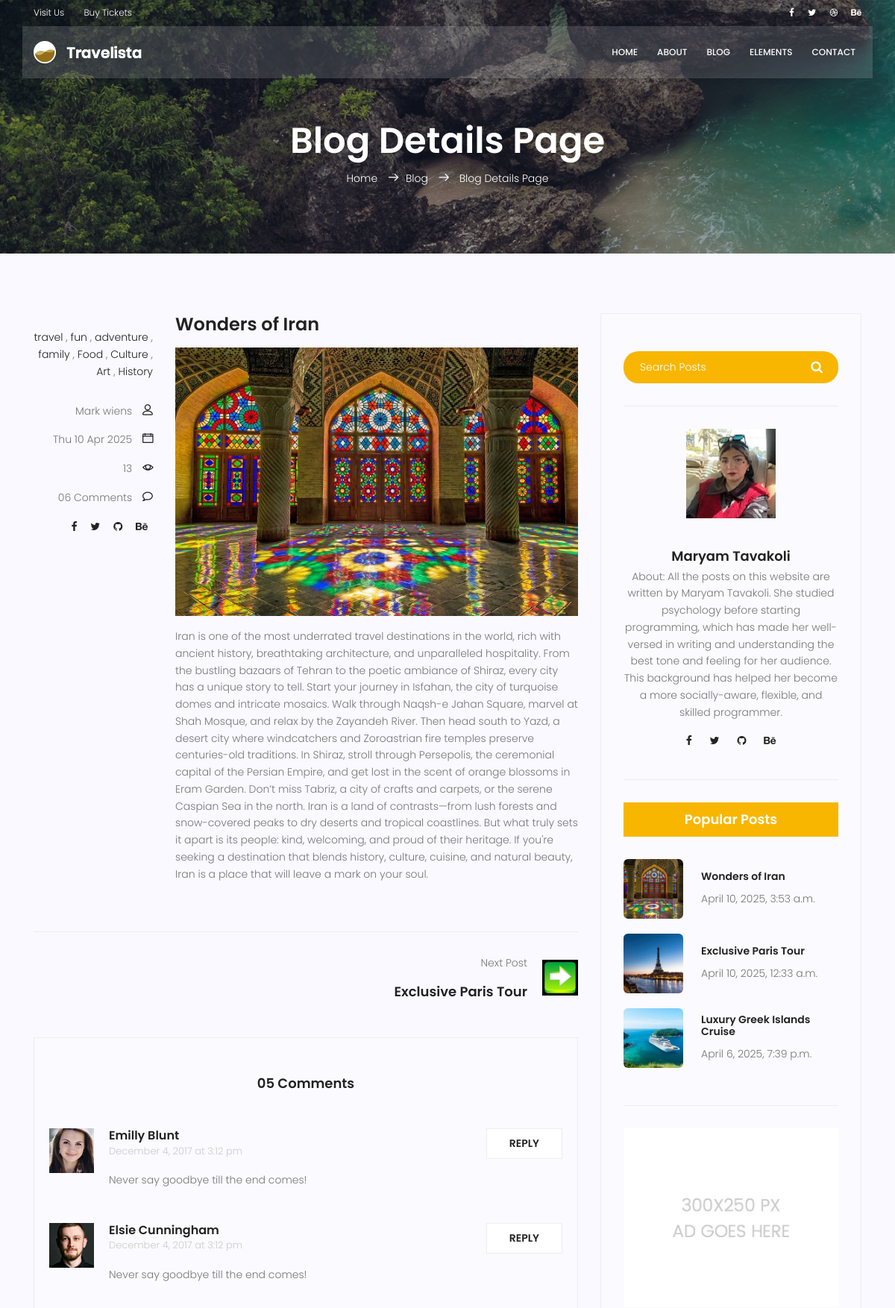
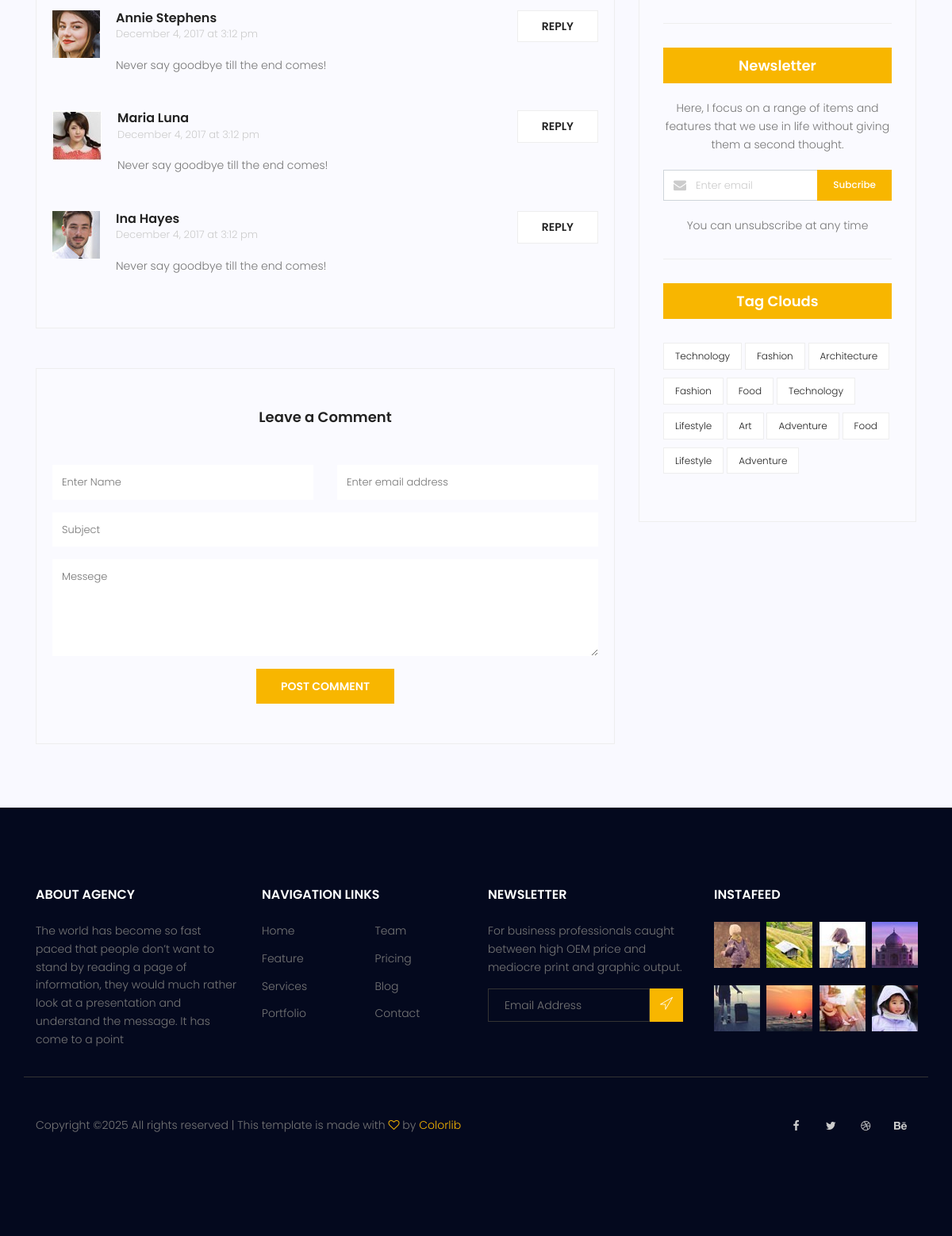
Page /blog/wonders-of-iran/ on the committed database (2 pictures, top to bottom).
### app_blog_travel/models.py (models this page shows, shortened)
class category(models.Model):
    name = models.CharField(max_length=50, unique=True)
    def __str__(self):
        return self.name

class Post(models.Model):
    title = models.CharField(max_length=220)
    content = models.TextField()
    slug = models.SlugField(blank=True, null=True)
    image = models.ImageField(upload_to="Post_default",default="first_img_post/my_default.jpeg" )
    counted_views = models.IntegerField(default=0)
    Categories = models.ManyToManyField('category')
    author = models.ForeignKey('Author', on_delete=models.SET_NULL, null=True)
    published_date = models.DateTimeField(null=True)
    created_date = models.DateTimeField(auto_now_add=True)
    updated_date = models.DateTimeField(auto_now=True)
    class Meta:
        ordering = ['published_date']
    def save(self, *args, **kwargs):
        if not self.slug:
            self.slug = slugify(self.title)
        super().save(*args, **kwargs)

class Author(models.Model):
    name = models.CharField(max_length=50, unique=True)
    image = models.ImageField(upload_to="author_default",default="first_img_author/author_info.jpeg" )
    about = models.TextField()

### app_blog_travel/views.py (the view)
# urls.py: path('<slug:slug>/', blog_single_view, name="single"),
def blog_single_view(request, slug):
    class_obj = get_object_or_404(Post, slug=slug)
    class_obj.counted_views += 1
    class_obj.save(update_fields=['counted_views'])
    posts = list(Post.objects.filter(published_date__lt=timezone.now()).order_by('-published_date'))
    all_authors = Author.objects.all()
    try:
      index = posts.index(class_obj)
    except ValueError:
      index = -1
    if index<0:
        index = 0
    elif index >= len(posts):
        index = len(posts) - 1
    if index > 0:
        prev_post = posts[index - 1]
    else:
        prev_post = None
    if index < len(posts) - 1:
        next_post = posts[index + 1]
    else:
        next_post = None
    context = {
        'class_obj': class_obj,
        'prev_post': prev_post,
        'next_post': next_post,
        'all_authors':all_authors,
    }
    return render(request, 'blog-single.html', context)

### app_blog_travel/templatetags/inclusion_tag.py (called while the page is built)
@register.inclusion_tag('inclusion_page.html')
def popular_posts():
    posts = Post.objects.filter(published_date__lte=timezone.now()).order_by('-published_date')[:3]
    return {'posts': posts}

### templates/blog-single.html (shortened to what this page needs)
{% extends 'base.html' %}
{% load static %}
{% load inclusion_tag %}
{% block codes %}
<section class="relative about-banner">
	<div class="overlay overlay-bg"></div>
	<div class="container">
		<div class="row d-flex align-items-center justify-content-center">
			<div class="about-content col-lg-12">
				<h1 class="text-white">
					Blog Details Page
				</h1>
				<p class="text-white link-nav"><a href="{% url 'app_travel:index' %}">Home </a>  <span class="lnr lnr-arrow-right"></span><a href="{% url 'app_blog_travel:home' %}">Blog </a> <span class="lnr lnr-arrow-right"></span> <a href="#"> Blog Details Page</a></p>
			</div>
		</div>
	</div>
</section>
<section class="post-content-area single-post-area">
	<div class="container">
		<div class="row">
			<div class="col-lg-8 posts-list">
				<div class="single-post row">
					<div class="col-lg-12">
					</div>
					<div class="col-lg-3  col-md-3 meta-details">
						<ul class="tags">
							{% for item in class_obj.Categories.all %}
								<li><a href="#">{{ item }}</a></li>
								{% if not forloop.last %}, {% endif %}
							{% endfor %}
						</ul>
						<div class="user-details row">
							<p class="user-name col-lg-12 col-md-12 col-6"><a href="#">Mark wiens</a> <span class="lnr lnr-user"></span></p>
							<p class="date col-lg-12 col-md-12 col-6"><a href="#">{{ class_obj.published_date|date:"D d M Y" }}</a> <span class="lnr lnr-calendar-full"></span></p>
							<p class="view col-lg-12 col-md-12 col-6"><a href="#">{{ class_obj.counted_views }}</a> <span class="lnr lnr-eye"></span></p>
							<p class="comments col-lg-12 col-md-12 col-6"><a href="#">06 Comments</a> <span class="lnr lnr-bubble"></span></p>
							<ul class="social-links col-lg-12 col-md-12 col-6">
								<li><a href="#"><i class="fa fa-facebook"></i></a></li>
								<li><a href="#"><i class="fa fa-twitter"></i></a></li>
								<li><a href="#"><i class="fa fa-github"></i></a></li>
								<li><a href="#"><i class="fa fa-behance"></i></a></li>
							</ul>
						</div>
					</div>
					<div class="col-lg-9 col-md-9">
						<h3>{{ class_obj.title }}</h3>
						<img class="img-fluid" src="{{ class_obj.image.url }}" alt="">
						<p>{{ class_obj.content }}</p>
					</div>
				</div>
				<div class="navigation-area">
					<div class="row">
						<div class="col-lg-6 col-md-6 col-12 nav-left flex-row d-flex justify-content-start align-items-center">
						</div>
						<div class="col-lg-6 col-md-6 col-12 nav-right flex-row d-flex justify-content-end align-items-center">
							{% if next_post %}
							<div class="detials">
								<p>Next Post</p>
								<a href="{% url 'app_blog_travel:single' slug=next_post.slug %}">
									<h4>{{ next_post.title }}</h4>
								</a>
							</div>
							<div class="arrow">
								<a href="{% url 'app_blog_travel:single' slug=next_post.slug %}">
								</a>
							</div>
							<div class="thumb">
								<a href="{% url 'app_blog_travel:single' slug=next_post.slug %}">
									<img class="img-fluid" src="{% static 'img/blog/next_button.png' %}" alt="">
								</a>
							</div>
							{% endif %}
						</div>
					</div>
				</div>
				<div class="comments-area">
					<h4>05 Comments</h4>
					<div class="comment-list">
						<div class="single-comment justify-content-between d-flex">
							<div class="user justify-content-between d-flex">
								<div class="thumb">
									<img src="{% static 'img/blog/c1.jpg' %}" alt="">
								</div>
								<div class="desc">
									<h5><a href="#">Emilly Blunt</a></h5>
									<p class="date">December 4, 2017 at 3:12 pm</p>
									<p class="comment">Never say goodbye till the end comes!</p>
								</div>
							</div>
							<div class="reply-btn">
								<a href="" class="btn-reply text-uppercase">reply</a>
							</div>
						</div>
					</div>
					<div class="comment-list">
						<div class="single-comment justify-content-between d-flex">
							<div class="user justify-content-between d-flex">
								<div class="thumb">
									<img src="{% static 'img/blog/c2.jpg' %}" alt="">
								</div>
								<div class="desc">
									<h5><a href="#">Elsie Cunningham</a></h5>
									<p class="date">December 4, 2017 at 3:12 pm</p>
									<p class="comment">Never say goodbye till the end comes!</p>
								</div>
							</div>
							<div class="reply-btn">
								<a href="" class="btn-reply text-uppercase">reply</a>
							</div>
						</div>
					</div>
					<div class="comment-list">
						<div class="single-comment justify-content-between d-flex">
							<div class="user justify-content-between d-flex">
								<div class="thumb">
									<img src="{% static 'img/blog/c3.jpg' %}" alt="">
								</div>
								<div class="desc">
									<h5><a href="#">Annie Stephens</a></h5>
									<p class="date">December 4, 2017 at 3:12 pm</p>
									<p class="comment">Never say goodbye till the end comes!</p>
								</div>
							</div>
							<div class="reply-btn">
								<a href="" class="btn-reply text-uppercase">reply</a>
							</div>
						</div>
					</div>
					<div class="comment-list">
						<div class="single-comment justify-content-between d-flex">
							<div class="user justify-content-between d-flex">
								<div class="thumb">
									<img src="{% static 'img/blog/c4.jpg' %}" alt="">
								</div>
								<div class="desc">
									<h5><a href="#">Maria Luna</a></h5>
									<p class="date">December 4, 2017 at 3:12 pm</p>
									<p class="comment">Never say goodbye till the end comes!</p>
								</div>
							</div>
							<div class="reply-btn">
								<a href="" class="btn-reply text-uppercase">reply</a>
							</div>
						</div>
					</div>
					<div class="comment-list">
						<div class="single-comment justify-content-between d-flex">
							<div class="user justify-content-between d-flex">
								<div class="thumb">
									<img src="{% static 'img/blog/c5.jpg' %}" alt="">
								</div>
								<div class="desc">
									<h5><a href="#">Ina Hayes</a></h5>
									<p class="date">December 4, 2017 at 3:12 pm</p>
									<p class="comment">Never say goodbye till the end comes!</p>
								</div>
							</div>
							<div class="reply-btn">
								<a href="" class="btn-reply text-uppercase">reply</a>
							</div>
						</div>
					</div>
				</div>
				<div class="comment-form">
					<h4>Leave a Comment</h4>
					<form>
						<div class="form-group form-inline">
						  <div class="form-group col-lg-6 col-md-12 name">
						    <input type="text" class="form-control" id="name" placeholder="Enter Name" onfocus="this.placeholder = ''" onblur="this.placeholder = 'Enter Name'">
						  </div>
						  <div class="form-group col-lg-6 col-md-12 email">
						    <input type="email" class="form-control" id="email" placeholder="Enter email address" onfocus="this.placeholder = ''" onblur="this.placeholder = 'Enter email address'">
						  </div>
						</div>
						<div class="form-group">
							<input type="text" class="form-control" id="subject" placeholder="Subject" onfocus="this.placeholder = ''" onblur="this.placeholder = 'Subject'">
						</div>
						<div class="form-group">
							<textarea class="form-control mb-10" rows="5" name="message" placeholder="Messege" onfocus="this.placeholder = ''" onblur="this.placeholder = 'Messege'" required=""></textarea>
						</div>
						<a href="#" class="primary-btn text-uppercase">Post Comment</a>
					</form>
				</div>
			</div>
			<div class="col-lg-4 sidebar-widgets">
				<div class="widget-wrap">
					<div class="single-sidebar-widget search-widget">
						<form class="search-form" action="#">
                            <input placeholder="Search Posts" name="search" type="text" onfocus="this.placeholder = ''" onblur="this.placeholder = 'Search Posts'" >
                            <button type="submit"><i class="fa fa-search"></i></button>
                        </form>
					</div>
					{% for item in all_authors %}
					<div class="single-sidebar-widget user-info-widget">
						<img src="{{ item.image.url }}" alt="">
						<a href="#"><h4>{{ item.name }}</h4></a>
						<p>
							{{ item.about }}
						</p>
						<ul class="social-links">
							<li><a href="#"><i class="fa fa-facebook"></i></a></li>
							<li><a href="#"><i class="fa fa-twitter"></i></a></li>
							<li><a href="#"><i class="fa fa-github"></i></a></li>
							<li><a href="#"><i class="fa fa-behance"></i></a></li>
						</ul>
					</div>
					{% endfor %}
					<div class="single-sidebar-widget popular-post-widget">
						<h4 class="popular-title">Popular Posts</h4>
						{% popular_posts %}
					</div>
					<div class="single-sidebar-widget ads-widget">
						<a href="#"><img class="img-fluid" src="{% static 'img/blog/ads-banner.jpg' %}" alt=""></a>
					</div>
					<div class="single-sidebar-widget newsletter-widget">
						<h4 class="newsletter-title">Newsletter</h4>
						<p>
							Here, I focus on a range of items and features that we use in life without
							giving them a second thought.
						</p>
						<div class="form-group d-flex flex-row">
						   <div class="col-autos">
						      <div class="input-group">
						        <div class="input-group-prepend">
						          <div class="input-group-text"><i class="fa fa-envelope" aria-hidden="true"></i>
								</div>
						        </div>
						        <input type="text" class="form-control" id="inlineFormInputGroup" placeholder="Enter email" onfocus="this.placeholder = ''" onblur="this.placeholder = 'Enter email'" >
						      </div>
						    </div>
						    <a href="#" class="bbtns">Subcribe</a>
						</div>
						<p class="text-bottom">
							You can unsubscribe at any time
						</p>
					</div>
					<div class="single-sidebar-widget tag-cloud-widget">
						<h4 class="tagcloud-title">Tag Clouds</h4>
						<ul>
							<li><a href="#">Technology</a></li>
							<li><a href="#">Fashion</a></li>
							<li><a href="#">Architecture</a></li>
							<li><a href="#">Fashion</a></li>
							<li><a href="#">Food</a></li>
							<li><a href="#">Technology</a></li>
							<li><a href="#">Lifestyle</a></li>
							<li><a href="#">Art</a></li>
							<li><a href="#">Adventure</a></li>
							<li><a href="#">Food</a></li>
							<li><a href="#">Lifestyle</a></li>
							<li><a href="#">Adventure</a></li>
						</ul>
					</div>
				</div>
			</div>
		</div>
	</div>
</section>
{% endblock %}

### templates/inclusion_page.html
<div class="popular-post-list">
    {% for item in posts %}
    <div class="single-post-list d-flex flex-row align-items-center">
      <div class="thumb">
        <img class="img-fluid" src="{{ item.image.url }}" alt="">
      </div>
      <div class="details">
        <a href="{% url 'app_blog_travel:single' slug=item.slug %}"><h6>{{ item.title }}</h6></a>
        <p>{{ item.published_date }}</p>
      </div>
    </div>
    {% endfor %}
  </div>

### rows in the picture
category: name "travel"
category: name "fun"
category: name "adventure"
category: name "family"
category: name "Food"
category: name "Culture"
category: name "Art"
category: name "History"
Post: published_date "Thu 10 Apr 2025", counted_views "13", title "Wonders of Iran", image (picture), content "Iran is one of the most underrated travel destinations in the world, rich with ancient history, breathtaking architecture, and unparalleled hospitality. From the bustling bazaars of Tehran to the poetic ambiance of Shiraz, every city has a unique story to tell. Start your journey in Isfahan, the city of turquoise domes and intricate mosaics. Walk through Naqsh-e Jahan Square, marvel at Shah Mosque, and relax by the Zayandeh River. Then head south to Yazd, a desert city where windcatchers and Zoroastrian fire temples preserve centuries-old traditions. In Shiraz, stroll through Persepolis, the ceremonial capital of the Persian Empire, and get lost in the scent of orange blossoms in Eram…", published_date "April 10, 2025, 3:53 a.m."
Post: title "Exclusive Paris Tour", image (picture), published_date "April 10, 2025, 12:33 a.m."
Author: image (picture), name "Maryam Tavakoli", about "About: All the posts on this website are written by Maryam Tavakoli. She studied psychology before starting programming, which has made her well-versed in writing and understanding the best tone and feeling for her audience. This background has helped her become a more socially-aware, flexible, and skilled programmer."
Post: image (picture), title "Luxury Greek Islands Cruise", published_date "April 6, 2025, 7:39 p.m."
